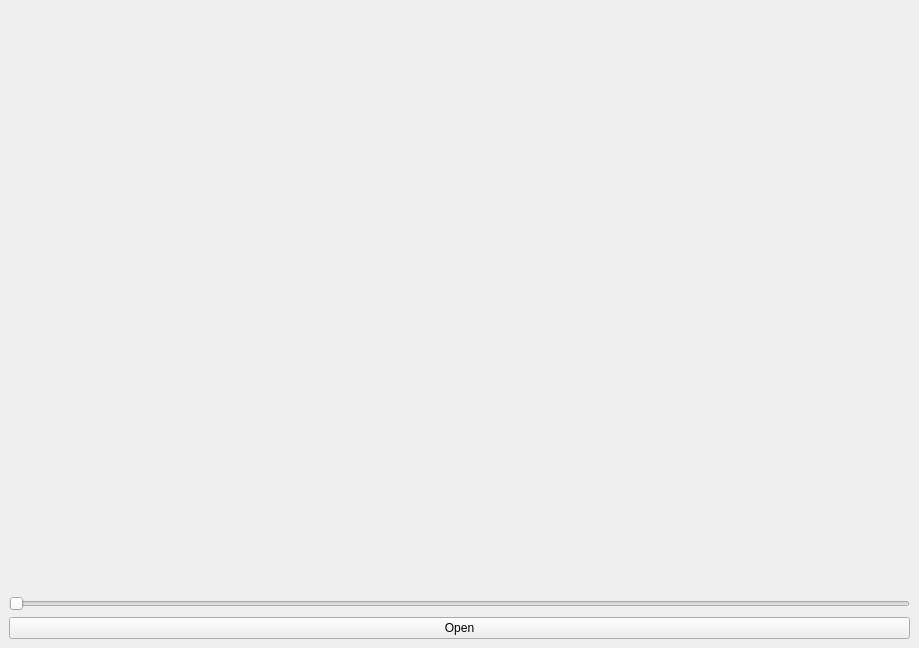
<?xml version="1.0" encoding="UTF-8"?>
<ui version="4.0">
 <class>MainWindow</class>
 <widget class="QMainWindow" name="MainWindow">
  <property name="geometry">
   <rect>
    <x>0</x>
    <y>0</y>
    <width>919</width>
    <height>648</height>
   </rect>
  </property>
  <property name="windowTitle">
   <string>MainWindow</string>
  </property>
  <widget class="QWidget" name="centralwidget">
   <layout class="QGridLayout" name="gridLayout">
    <item row="0" column="0">
     <layout class="QVBoxLayout" name="verticalLayout">
      <item>
       <widget class="QLabel" name="label">
        <property name="text">
         <string/>
        </property>
       </widget>
      </item>
      <item>
       <widget class="QSlider" name="horizontalSlider">
        <property name="maximum">
         <number>8</number>
        </property>
        <property name="orientation">
         <enum>Qt::Horizontal</enum>
        </property>
       </widget>
      </item>
      <item>
       <widget class="QPushButton" name="pushButton">
        <property name="text">
         <string>Open</string>
        </property>
       </widget>
      </item>
     </layout>
    </item>
   </layout>
  </widget>
 </widget>
 <resources/>
 <connections/>
</ui>
